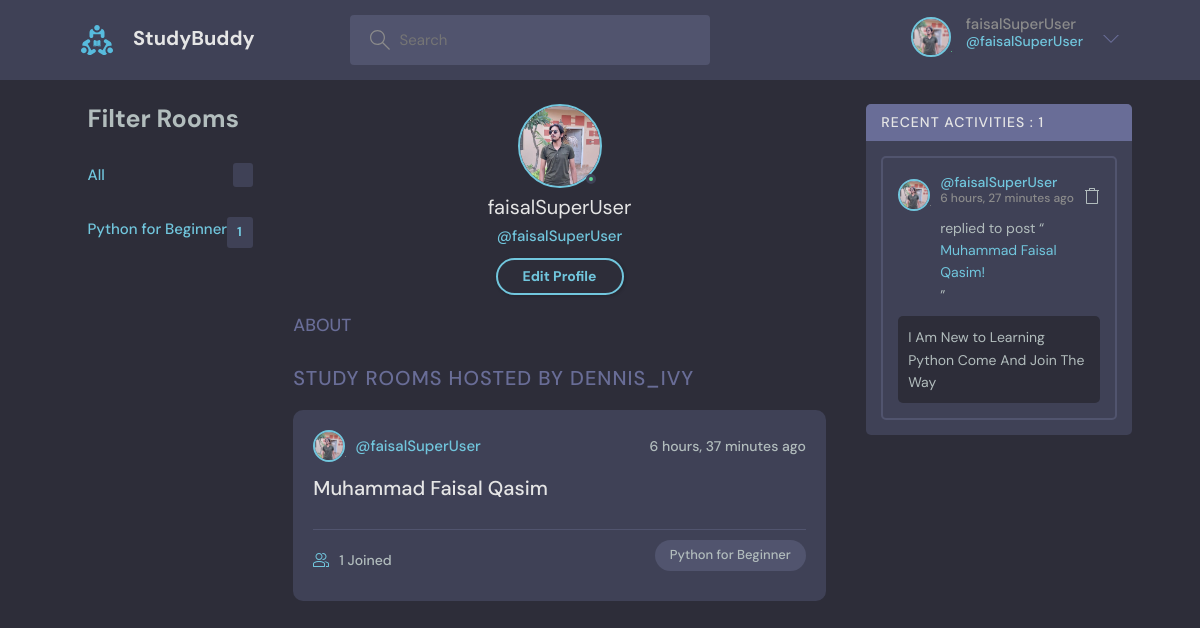
Page /profile/1 (signed in) on the committed database.
### base/models.py (models this page shows, shortened)
class User(AbstractUser):
    name = models.CharField(max_length=200, null=True)
    email = models.EmailField(unique=True, null=True)
    bio = models.TextField(null=True)
    avatar = models.ImageField(("avatar"), null=True, default="avatar.svg")
    USERNAME_FIELD = 'email'
    REQUIRED_FIELDS = []

class Topic(models.Model):
    name = models.CharField(("name"), max_length=100)
    created = models.DateTimeField(("created"), auto_now_add=True)
    updated = models.DateTimeField(("updated"), auto_now=True)

class Room(models.Model):
    host = models.ForeignKey(User, verbose_name=(
        "host"), on_delete=models.SET_NULL, null=True)
    topic = models.ForeignKey(Topic, verbose_name=(
        "topic"), on_delete=models.SET_NULL, null=True)
    name = models.CharField(("name"), max_length=50)
    participants = models.ManyToManyField(User, related_name='participants')
    desc = models.TextField(("desc"), null=True, blank=True)
    created = models.DateTimeField(("created"), auto_now_add=True)
    updated = models.DateTimeField(("updated"), auto_now=True)
    class Meta:
        ordering = ['-updated', '-created']
    def __str__(self):
        return self.name

class Messages(models.Model):
    user = models.ForeignKey(User, verbose_name=(
        "user"), on_delete=models.CASCADE)
    room = models.ForeignKey(Room, verbose_name=(
        "room"), on_delete=models.CASCADE)
    body = models.TextField(("body"))
    created = models.DateTimeField(("created"), auto_now_add=True)
    updated = models.DateTimeField(("updated"), auto_now=True)

### base/views.py (the view)
# urls.py: path('profile/<str:pk>', views.profile, name='profile'),
@login_required(login_url='login')
def profile(request, pk):
    profile = User.objects.get(id=pk)
    rooms = profile.room_set.all().order_by('-created')
    recent_activities = profile.messages_set.all().order_by('-created')
    topics = Topic.objects.all()
    context = {'profile': profile, 'topics': topics,
               'recent_activities': recent_activities,
               'rooms': rooms,
               }
    return render(request, 'base/profile.html', context)

### base/templates/base/profile.html (shortened to what this page needs)
{% extends 'main.html' %} {% block title %} Profile Page {% endblock title %} {% block content %}
<main class="profile-page layout layout--3">
  <div class="container">
    {% include 'base/topics_components.html' %}
    <div class="roomList">
      <div class="profile">
        <div class="profile__avatar">
          <div class="avatar avatar--large active">
            <img src="{{user.avatar.url}}" alt="{{user.name}}" />
          </div>
        </div>
        <div class="profile__info">
          <h3>{{ user.username }}</h3>
          <p>@{{ user.username }}</p>
          <a href="{% url 'update-profile' user.id %}" class="btn btn--main btn--pill">Edit Profile</a>
        </div>
        <div class="profile__about">
          <h3>About</h3>
        </div>
      </div>
      <div class="roomList__header">
        <div>
          <h2>Study Rooms Hosted by dennis_ivy</a>
          </h2>
        </div>
      </div>
      {% include 'base/feeds_components.html' %}
    </div>
    {% include 'base/activities_components.html' %}
  </div>
</main>
{% endblock content %}

### templates/main.html (shortened to what this page needs)
<!DOCTYPE html>
{% load static %}
<html lang="en">
  <head>
    <link
      href="https://cdn.jsdelivr.net/npm/bootstrap@5.3.0/dist/css/bootstrap.min.css"
      rel="stylesheet"
    />
    <link rel="stylesheet" href="{% static 'styles/style.css' %}" />
  </head>
  <body>
    {% include 'nav.html' %} {% block content %}{% endblock content %}
  </body>
</html>

### templates/nav.html (shortened to what this page needs)
{% load static %}
<header class="header header--loggedIn">
  <div class="container">
    <a href="{% url 'rooms' %}" class="header__logo">
      <img src="{% static 'images/logo.svg' %}" />
      <h1>StudyBuddy</h1>
    </a>
    <form class="header__search">
      <label>
        <input name="q" placeholder="Search" />
      </label>
    </form>
    <nav class="header__menu">
      <div class="header__user">
        <a href="{% url 'profile' user.id %}">
          <div class="avatar avatar--medium active">
            <img src="{{user.avatar.url}}" alt="{{user.name}}" />
          </div>
          <p>{{ user.username }} <span>@{{ user.username }}</span></p>
        </a>
        <button class="dropdown-button">
          <svg
            version="1.1"
            xmlns="http://www.w3.org/2000/svg"
            width="32"
            height="32"
            viewBox="0 0 32 32"
          >
            <title>chevron-down</title>
            <path d="M16 21l-13-13h-3l16 16 16-16h-3l-13 13z"></path>
          </svg>
        </button>
      </div>
    </nav>
  </div>
</header>

### base/templates/base/topics_components.html
<ul class="topics__list">
  <h1><b>Filter Rooms</b></h1>
  <br />
  <li>
    <a href="{% url 'rooms' %}" class="active">
      All <span>{{ all_Rooms.count }}</span></a
    >
  </li>
  {% for topic in topics %}
  <li>
    <a href="{% url 'rooms' %}?q={{ topic.name }}" class="active">
      {{ topic.name}} <span>{{ rooms.count }}</span></a
    >
  </li>
  {% endfor %}
</ul>

### base/templates/base/feeds_components.html (shortened to what this page needs)
{% for room in rooms %}
<div class="roomListRoom">
  <div class="roomListRoom__header">
    <a href="{% url 'profile' room.host.id %}" class="roomListRoom__author">
      <div class="avatar avatar--small">
        <img src="{{room.host.avatar.url}}" alt="{{room.host.name}}" />
      </div>
      <span>@{{room.host.username}}</span>
    </a>
    <div class="roomListRoom__actions">
      <span>{{room.created|timesince}} ago</span>
    </div>
  </div>
  <div class="roomListRoom__content">
    <a href="{% url 'room' room.id %}">{{room.name}}</a>
  </div>
  <div class="roomListRoom__meta">
    <a href="{% url 'room' room.id %}" class="roomListRoom__joined">
      {{room.participants.all.count}} Joined
    </a>
    <p class="roomListRoom__topic">{{room.topic.name}}</p>
  </div>
</div>
{% endfor %}

### base/templates/base/activities_components.html
<div class="activities">
  <div class="activities__header">
    <h2>Recent Activities : {{ recent_activities.count }}</h2>
  </div>
  {% for recent_activitie in recent_activities %}
  <div class="activities__box">
    <div class="activities__boxHeader roomListRoom__header">
      <a
        href='{% url "profile" recent_activitie.user.id %}'
        class="roomListRoom__author"
      >
        <div class="avatar avatar--small">
          <img src="{{recent_activitie.user.avatar.url}}" alt="{{recent_activitie.user.name}}" />
        </div>
        <p>
          @{{ recent_activitie.user.username }}
          <span>{{ recent_activitie.created | timesince }} ago</span>
        </p>
      </a>
      <div class="roomListRoom__actions">
        <a href="{% url 'delete-room' recent_activitie.room.id %}">
          <svg
            version="1.1"
            xmlns="http://www.w3.org/2000/svg"
            width="32"
            height="32"
            viewBox="0 0 32 32"
          >
            <title>delete</title>
            <path
              d="M30 4h-8v-3c0-0.553-0.447-1-1-1h-10c-0.553 0-1 0.447-1 1v3h-8v2h2v24c0 1.104 0.897 2 2 2h20c1.103 0 2-0.896 2-2v-24h2v-2h-0zM12 2h8v2h-8v-2zM26.002 30l-0.002 1v-1h-20v-24h20v24h0.002z"
            ></path>
          </svg>
        </a>
      </div>
    </div>
    <div class="activities__boxContent">
      <p>
        replied to post “<a href="{% url 'room' recent_activitie.room.id %}"
          >{{ recent_activitie.room }}!</a
        >”
      </p>
      <div class="activities__boxRoomContent">
        {{ recent_activitie.room.desc}}
      </div>
    </div>
  </div>
  {% endfor %}
</div>

### rows in the picture
User: avatar (picture), username "faisalSuperUser"
Topic: name "Python for Beginner", count "1"
Room: host.avatar (picture), host.username "faisalSuperUser", created "6 hours, 37 minutes", name "Muhammad Faisal Qasim", participants.all.count "1", topic.name "Python for Beginner"
Messages: user.avatar (picture), user.username "faisalSuperUser", created "6 hours, 27 minutes", room "Muhammad Faisal Qasim", room.desc "I Am New to Learning Python Come And Join The Way"

### other values in the picture
{{ recent_activities.count }} "1"
